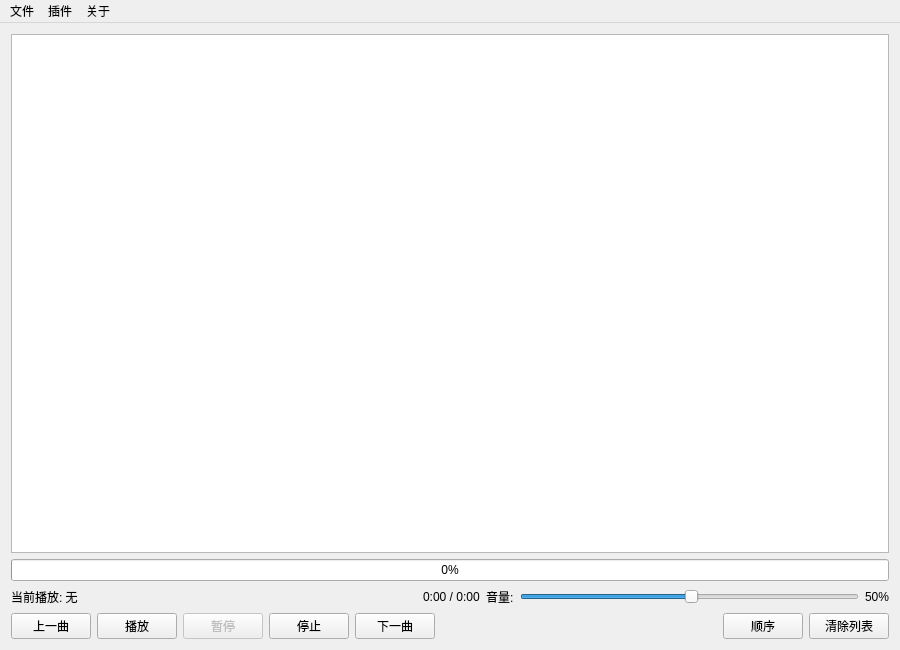
<?xml version="1.0" encoding="UTF-8"?>
<ui version="4.0">
 <class>MainWindow</class>
 <widget class="QMainWindow" name="MainWindow">
  <property name="geometry">
   <rect>
    <x>0</x>
    <y>0</y>
    <width>900</width>
    <height>650</height>
   </rect>
  </property>
  <property name="windowTitle">
   <string>音乐播放器</string>
  </property>
  <widget class="QWidget" name="centralWidget">
   <layout class="QVBoxLayout" name="verticalLayout">
    <item>
     <layout class="QHBoxLayout" name="horizontalLayout_3">
      <item>
       <widget class="QTableView" name="playlistView">
        <property name="sizePolicy">
         <sizepolicy hsizetype="Expanding" vsizetype="Expanding">
          <horstretch>1</horstretch>
          <verstretch>0</verstretch>
         </sizepolicy>
        </property>
        <property name="alternatingRowColors">
         <bool>true</bool>
        </property>
       </widget>
      </item>
     </layout>
    </item>
    <item>
     <widget class="QProgressBar" name="progressBar">
      <property name="value">
       <number>0</number>
      </property>
     </widget>
    </item>
    <item>
     <layout class="QHBoxLayout" name="horizontalLayout">
      <item>
       <widget class="QLabel" name="currentSongLabel">
        <property name="text">
         <string>当前播放: 无</string>
        </property>
       </widget>
      </item>
      <item>
       <spacer name="horizontalSpacer">
        <property name="orientation">
         <enum>Qt::Horizontal</enum>
        </property>
        <property name="sizeHint" stdset="0">
         <size>
          <width>40</width>
          <height>20</height>
         </size>
        </property>
       </spacer>
      </item>
      <item>
       <widget class="QLabel" name="timeLabel">
        <property name="text">
         <string>0:00 / 0:00</string>
        </property>
       </widget>
      </item>
      <item>
       <widget class="QLabel" name="volumeLabel">
        <property name="text">
         <string>音量:</string>
        </property>
       </widget>
      </item>
      <item>
       <widget class="QSlider" name="volumeSlider">
        <property name="value">
         <number>50</number>
        </property>
        <property name="orientation">
         <enum>Qt::Horizontal</enum>
        </property>
       </widget>
      </item>
      <item>
       <widget class="QLabel" name="volumePercentageLabel">
        <property name="text">
         <string>50%</string>
        </property>
       </widget>
      </item>
     </layout>
    </item>
    <item>
     <layout class="QHBoxLayout" name="horizontalLayout_2">
      <item>
       <widget class="QPushButton" name="previousButton">
        <property name="text">
         <string>上一曲</string>
        </property>
       </widget>
      </item>
      <item>
       <widget class="QPushButton" name="playButton">
        <property name="text">
         <string>播放</string>
        </property>
       </widget>
      </item>
      <item>
       <widget class="QPushButton" name="pauseButton">
        <property name="enabled">
         <bool>false</bool>
        </property>
        <property name="text">
         <string>暂停</string>
        </property>
       </widget>
      </item>
      <item>
       <widget class="QPushButton" name="stopButton">
        <property name="text">
         <string>停止</string>
        </property>
       </widget>
      </item>
      <item>
       <widget class="QPushButton" name="nextButton">
        <property name="text">
         <string>下一曲</string>
        </property>
       </widget>
      </item>
      <item>
       <spacer name="horizontalSpacer_2">
        <property name="orientation">
         <enum>Qt::Horizontal</enum>
        </property>
        <property name="sizeHint" stdset="0">
         <size>
          <width>40</width>
          <height>20</height>
         </size>
        </property>
       </spacer>
      </item>
      <item>
       <widget class="QPushButton" name="playModeButton">
        <property name="text">
         <string>顺序</string>
        </property>
       </widget>
      </item>
      <item>
       <widget class="QPushButton" name="clearPlaylistButton">
        <property name="text">
         <string>清除列表</string>
        </property>
       </widget>
      </item>
     </layout>
    </item>
   </layout>
  </widget>
  <widget class="QMenuBar" name="menuBar">
   <property name="geometry">
    <rect>
     <x>0</x>
     <y>0</y>
     <width>652</width>
     <height>28</height>
    </rect>
   </property>
   <widget class="QMenu" name="menuFile">
    <property name="title">
     <string>文件</string>
    </property>
    <addaction name="actionImport_File"/>
    <addaction name="actionImport_Folder"/>
    <addaction name="actionExport_Playlist"/>
    <addaction name="actionImport_Playlist"/>
   </widget>
   <widget class="QMenu" name="menuPlugins">
    <property name="title">
     <string>插件</string>
    </property>
    <addaction name="actionEqualizer"/>
    <addaction name="actionLyrics"/>
    <addaction name="actionEditTags"/>
   </widget>
   <widget class="QMenu" name="menuAbout">
    <property name="title">
     <string>关于</string>
    </property>
    <addaction name="actionCheck_Update"/>
    <addaction name="actionAbout"/>
   </widget>
   <addaction name="menuFile"/>
   <addaction name="menuPlugins"/>
   <addaction name="menuAbout"/>
  </widget>
  <action name="actionImport_File">
   <property name="text">
    <string>导入文件</string>
   </property>
  </action>
  <action name="actionImport_Folder">
   <property name="text">
    <string>导入文件夹</string>
   </property>
  </action>
  <action name="actionExport_Playlist">
   <property name="text">
    <string>导出播放列表</string>
   </property>
  </action>
  <action name="actionImport_Playlist">
   <property name="text">
    <string>导入播放列表</string>
   </property>
  </action>
  <action name="actionEqualizer">
   <property name="text">
    <string>均衡器</string>
   </property>
  </action>
  <action name="actionLyrics">
   <property name="text">
    <string>歌词</string>
   </property>
  </action>
  <action name="actionEditTags">
   <property name="text">
    <string>标签编辑</string>
   </property>
  </action>
  <action name="actionCheck_Update">
   <property name="text">
    <string>检查更新</string>
   </property>
  </action>
  <action name="actionAbout">
   <property name="text">
    <string>关于</string>
   </property>
  </action>
 </widget>
 <layoutdefault spacing="6" margin="11"/>
 <resources/>
 <connections/>
</ui>
